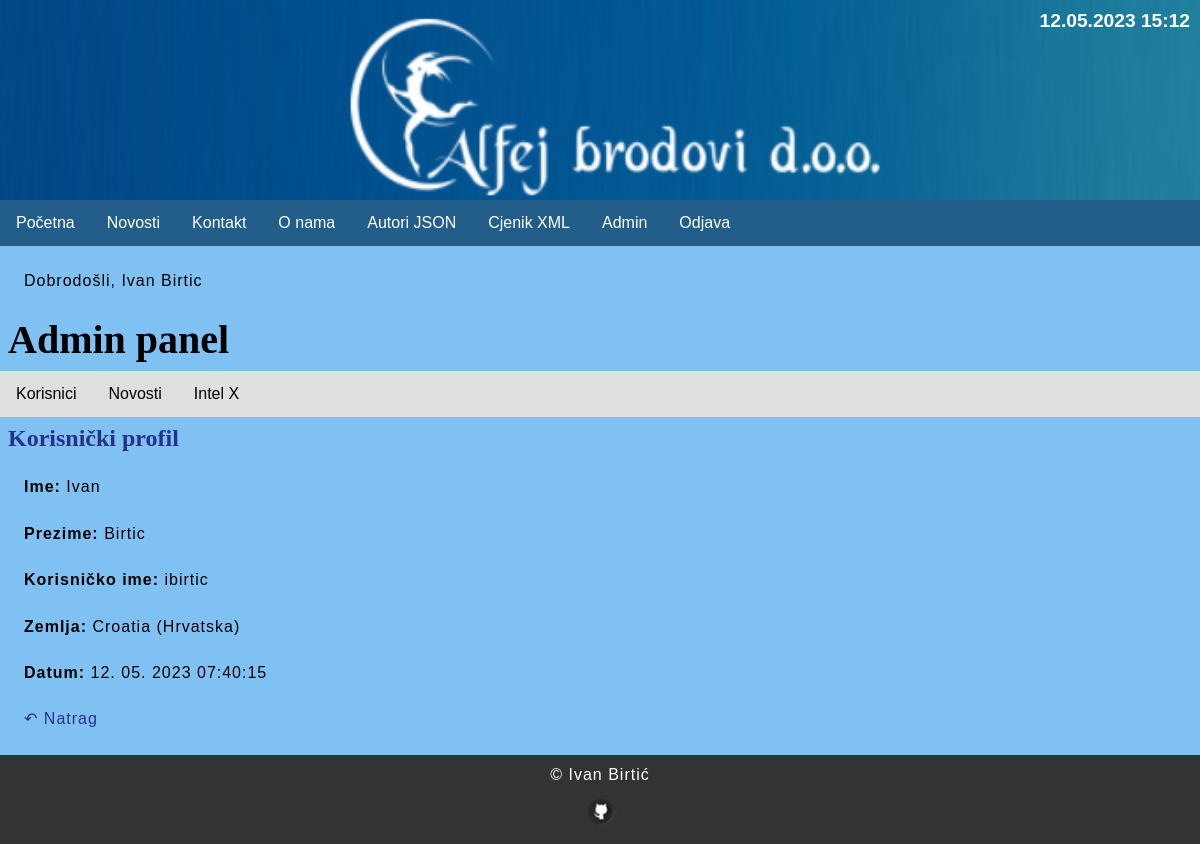
The page /index.php?menu=7&action=1&id=18 (signed in) on the database its author committed.
### tables this page shows
CREATE TABLE `users` (
  `id` int(11) NOT NULL,
  `firstname` varchar(255) NOT NULL,
  `lastname` varchar(255) NOT NULL,
  `email` varchar(255) NOT NULL,
  `username` varchar(255) NOT NULL,
  `password` varchar(255) NOT NULL,
  `country` char(2) NOT NULL,
  `date` timestamp NOT NULL DEFAULT current_timestamp() ON UPDATE current_timestamp(),
  `archive` enum('Y','N') NOT NULL DEFAULT 'Y'
);

CREATE TABLE `countries` (
  `id` int(11) NOT NULL,
  `country_code` varchar(2) NOT NULL DEFAULT '',
  `country_name` varchar(100) NOT NULL DEFAULT ''
);

### functions.php (called while the page is built)
<?php
	function pickerDateToMysql($pickerDate){
		$date = DateTime::createFromFormat('Y-m-d H:i:s', $pickerDate);
		return $date->format('d. m. Y H:i:s');
	}
?>

### admin/users.php (the view, shortened to what this page needs)
<?php
	if (isset($_GET['id']) && $_GET['id'] != '') {
		$query  = "SELECT * FROM users";
		$query .= " WHERE id=".$_GET['id'];
		$result = @mysqli_query($MySQL, $query);
		$row = @mysqli_fetch_array($result);
		print '
		<h2>Korisnički profil</h2>
		<p><b>Ime:</b> ' . $row['firstname'] . '</p>
		<p><b>Prezime:</b> ' . $row['lastname'] . '</p>
		<p><b>Korisničko ime:</b> ' . $row['username'] . '</p>';
		$_query  = "SELECT * FROM countries";
		$_query .= " WHERE country_code='" . $row['country'] . "'";
		$_result = @mysqli_query($MySQL, $_query);
		$_row = @mysqli_fetch_array($_result);
		print '
		<p><b>Zemlja:</b> ' .$_row['country_name'] . '</p>
		<p><b>Datum:</b> ' . pickerDateToMysql($row['date']) . '</p>
		<p><a href="index.php?menu='.$menu.'&amp;action='.$action.'">↶ Natrag</a></p>';
	}
?>

### style.css (style rules this page uses)
body, html { font-family: 'futura', 'helvetica', sans-serif; margin: 0; font-size: 16px; background-color: #80c1f3; }
h1,h2 { margin: 8px; font-size: 40px; font-family: Times-new-roman; }
h2 { font-size: 24px; color: #27318b; }
main a { color: #27318b; text-decoration: none; }
p { margin: 24px; line-height: 22.4px; letter-spacing: 1px; }

### rows shown on the page
users: firstname "Ivan", lastname "Birtic", username "ibirtic", date "12. 05. 2023 07:40:15"
countries: country_name "Croatia (Hrvatska)"

### other values the page prints
$_SESSION['message'] "Dobrodošli, Ivan Birtic"
